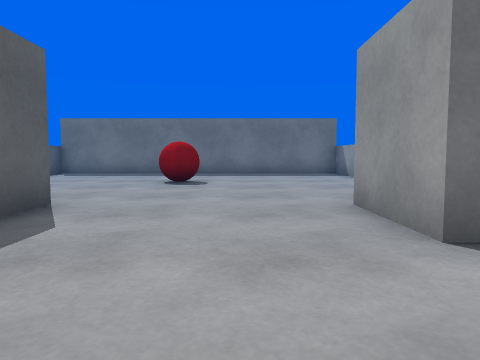
view 1 (above)

17 first-person views from a walk through a Unity game level. The camera is 0.64 m above the floor, tilts 4° down and sees 70° across. The floor is counted in squares, 1 m on a side. Each view is taken from the middle of a square. On the plan, view 1 faces up. The plan holds only what a view shows up to about 10 squares ahead; the rest is blank. The place goes on beyond the plan. The player character is not drawn. Surface patterns are stand-ins for the level's own textures.

view 2
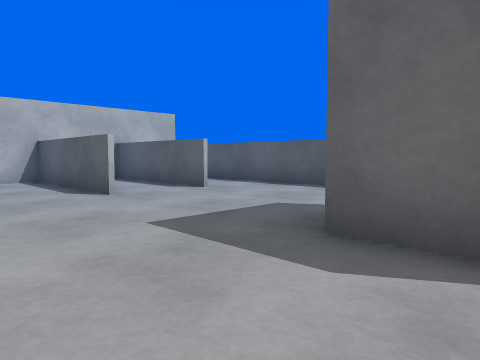

view 3
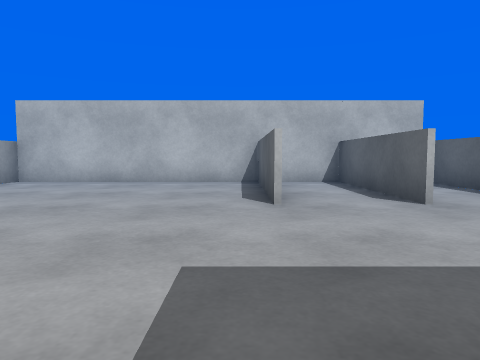

view 4
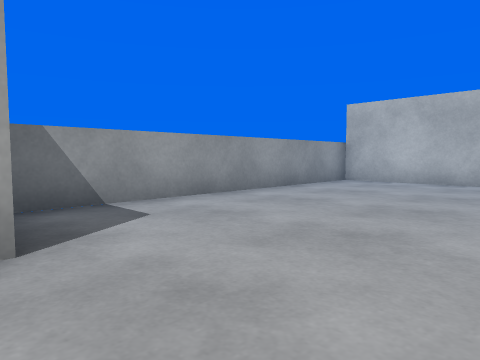

view 5
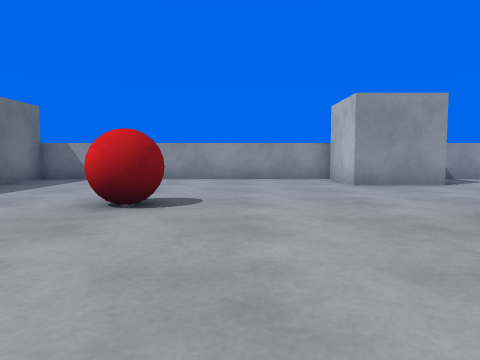

view 6
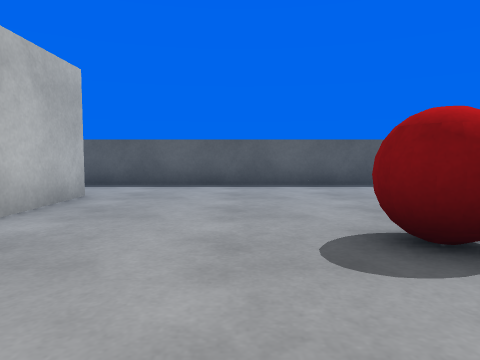

view 7
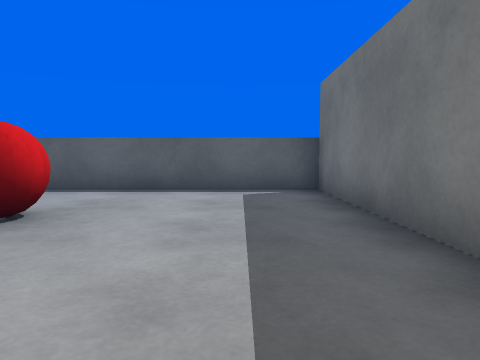

view 8
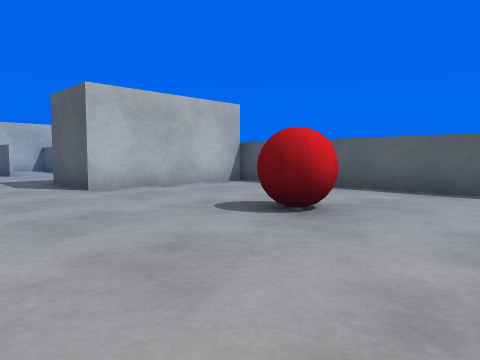

view 9
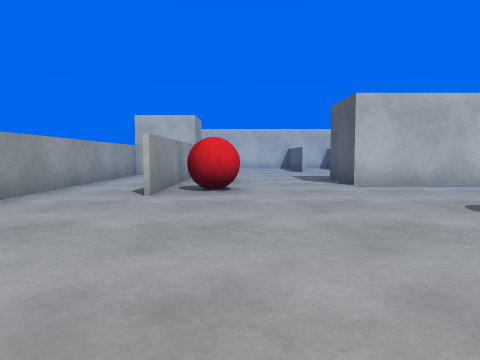

view 10
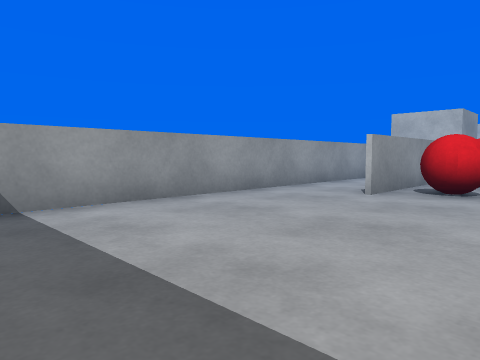

view 11
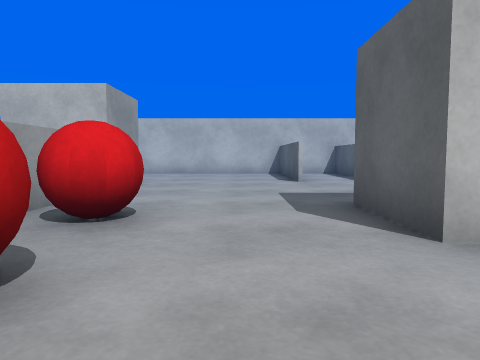

view 12
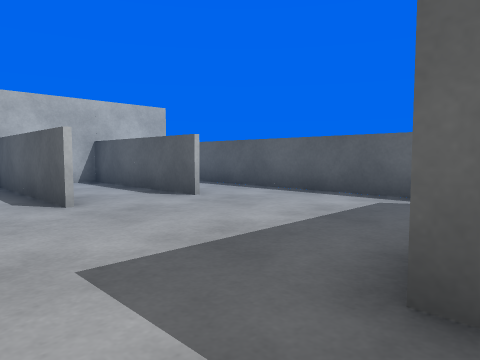

view 13
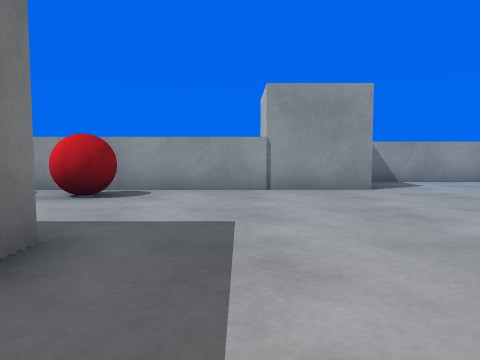

view 14
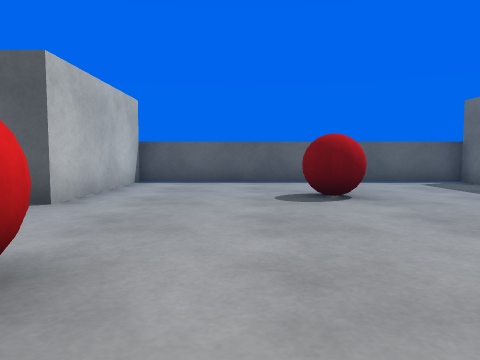

view 15
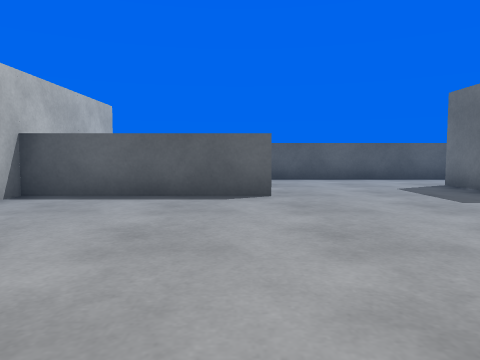

view 16
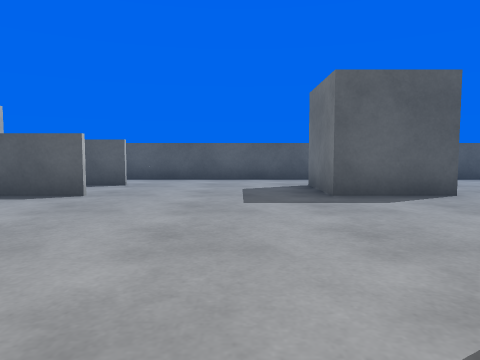

view 17
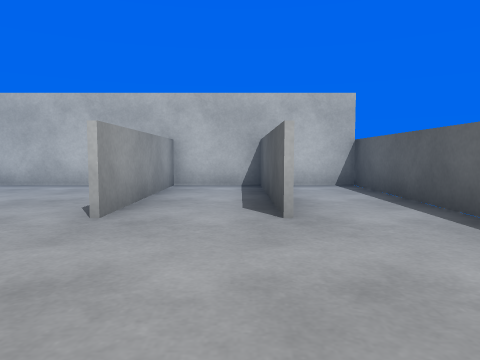

### Floor plan
Points are (right, up) in squares from view 1. A wall is a line through its corners. A room is listed if a view was taken in it or the views show most of it. See-through windows are left out.
Room 1 (views 1, 2, 3, 4, 5, 6, 7, 8, 9, 10, 11, 12, 13, 14, 15, 16, 17)
walls: (-2.6, -5.5) (-2.6, -1.5); (-2.5, -1.4) (-2.5, -5.5); (-6.5, -7.4) (-6.5, -15.5); (-4.5, -1.4) (-4.5, -5.5); (3.5, -5.6) (3.5, 2.1); (3.5, 4.4) (3.5, 9.2); (3.5, -18) (3.5, -8.8); (-6.5, -18.8) (-6.5, -23.5); (1.4, -19.5) (1.4, -13.5); (-2.5, -21.4) (-2.5, -23.5); (-4.5, -21.5) (-4.5, -23.5); (-6.5, 10.1) (-6.5, -5.6); (3.5, -23.5) (3.5, -22.2)
objects: block (-6, -17) to (-5, -16); block (-6, -7) to (-5, -6); block (-4, -17) to (-3, -16); red ball (-4, -12) to (-3, -11); block (-4, -7) to (-3, -6); block (-4, 3) to (-3, 4); block (-2, -7) to (-1, -6); red ball (-2, 8) to (-1, 9); red ball (0, -17) to (1, -16); red ball (0, -15) to (1, -14); block (0, -7) to (1, -6); block (2, -21) to (3, -20); block (2, -7) to (3, -6); block (2, 3) to (3, 4)

Where each view was taken, in squares from view 1:
view 1: 0 up, 0 right, facing up
view 2: 4 up, 0 right, facing down-left
view 3: 3 up, 2 left, facing down
view 4: 3 up, 1 left, facing down-right
view 5: 7 up, 6 left, facing right
view 6: 7 up, 1 right, facing left
view 7: 9 down, 0 right, facing left
view 8: 9 down, 0 right, facing down-left
view 9: 8 down, 0 right, facing down
view 10: 8 down, 1 left, facing down-right
view 11: 13 down, 1 left, facing down
view 12: 17 down, 1 left, facing down-left
view 13: 19 down, 5 left, facing right
view 14: 13 down, 2 right, facing left
view 15: 2 down, 3 right, facing left
view 16: 1 up, 3 right, facing left
view 17: 2 up, 4 left, facing down
